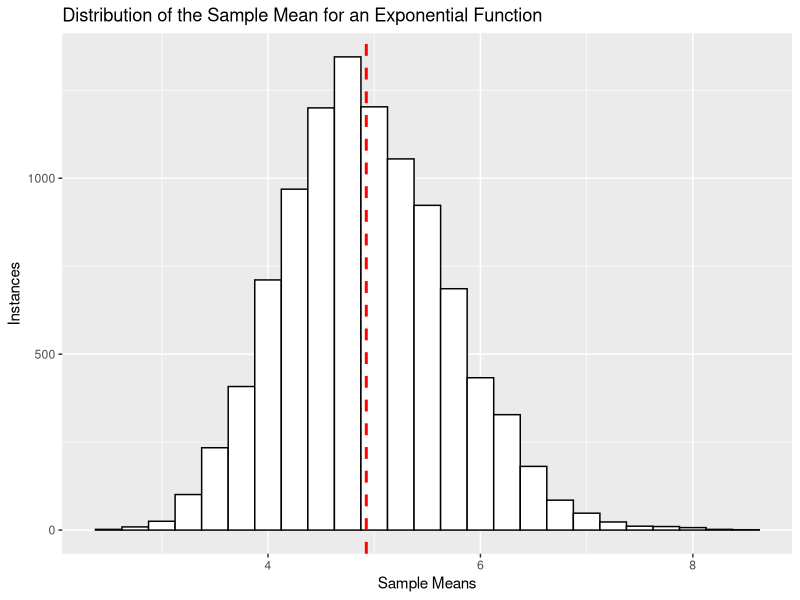

This chart was generated by the following R code:
## This portion of code helps to answer the first of the three questions:

## 1. Show the sample mean and compare it to the theoretical mean of the
## distribution.

require(ggplot2)

nosim <- 10000
x <- c(apply(matrix(sample(rexp(nosim, rate = 0.2),
                           nosim * 40, replace = TRUE), 
                    nosim), 1, mean))
df <- data.frame(x)
g <- ggplot(df, aes(x = x))
g <- g + geom_histogram(binwidth = 0.25, colour = "black", fill = "white")
g <- g + geom_vline(aes(xintercept = mean(x, na.rm=T)),
                    color="red", linetype="dashed", size=1)
g <- g + labs(title = paste("Distribution of the Sample Mean",
                            "for an Exponential Function"),
              x = "Sample Means",
              y = "Instances")
print(g)